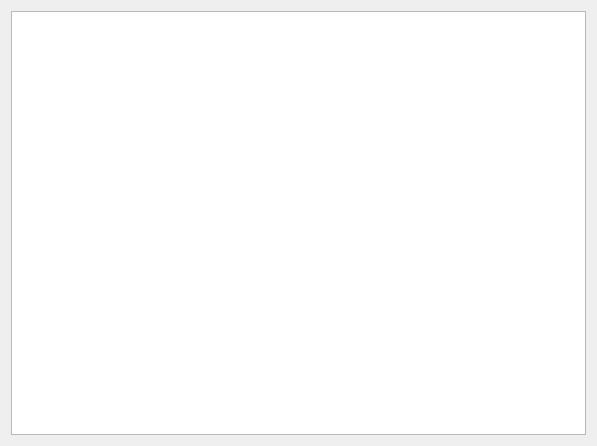
<?xml version="1.0" encoding="UTF-8"?>
<ui version="4.0">
 <class>MainWindow</class>
 <widget class="QMainWindow" name="MainWindow">
  <property name="geometry">
   <rect>
    <x>0</x>
    <y>0</y>
    <width>597</width>
    <height>446</height>
   </rect>
  </property>
  <property name="windowTitle">
   <string>Факультет</string>
  </property>
  <property name="windowIcon">
   <iconset resource="resources.qrc">
    <normaloff>:/icons/icons/favicon.png</normaloff>:/icons/icons/favicon.png</iconset>
  </property>
  <widget class="QWidget" name="centralWidget">
   <layout class="QHBoxLayout" name="horizontalLayout">
    <item>
     <widget class="QTreeView" name="treeView"/>
    </item>
   </layout>
  </widget>
 </widget>
 <layoutdefault spacing="6" margin="11"/>
 <resources>
  <include location="resources.qrc"/>
 </resources>
 <connections/>
</ui>
